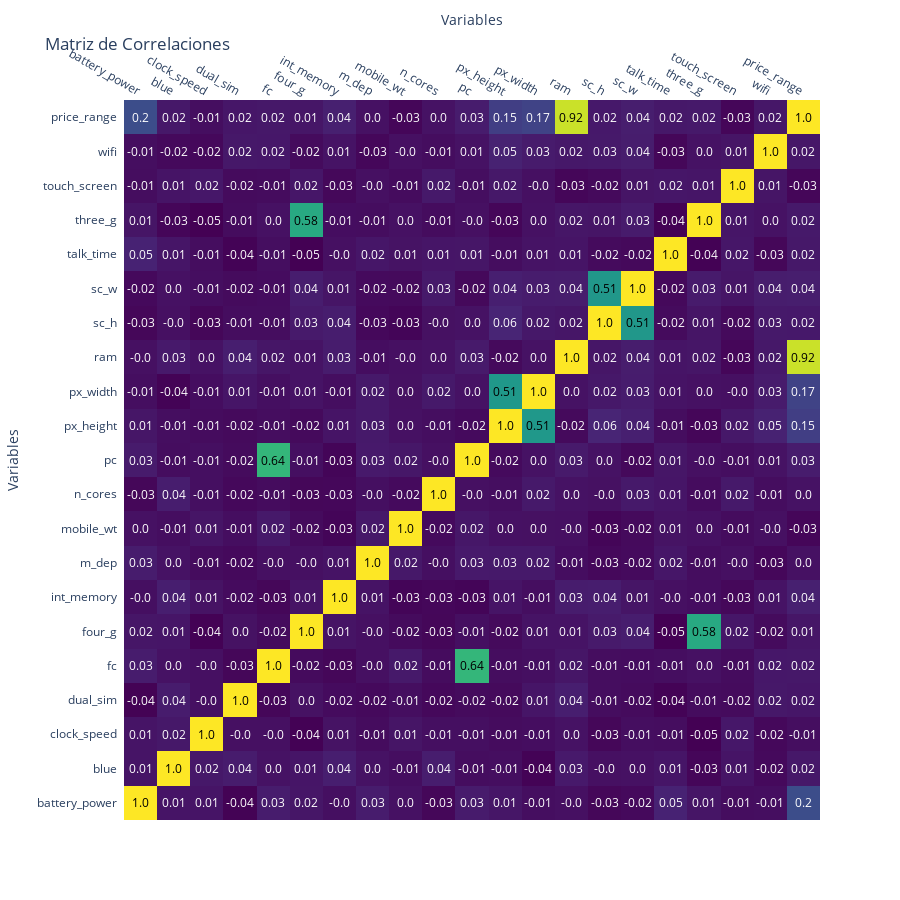

Source (notebook cell):
### Code cell
correlation_matrix = movil.corr()

fig = ff.create_annotated_heatmap(z=correlation_matrix.values,
                                  x=correlation_matrix.columns.tolist(),
                                  y=correlation_matrix.columns.tolist(),
                                  colorscale='Viridis',
                                  annotation_text=correlation_matrix.values.round(2))

fig.update_layout(width=900, height=900)

fig.update_layout(title_text='Matriz de Correlaciones',
                  xaxis=dict(title='Variables'),
                  yaxis=dict(title='Variables'))


fig.show()
